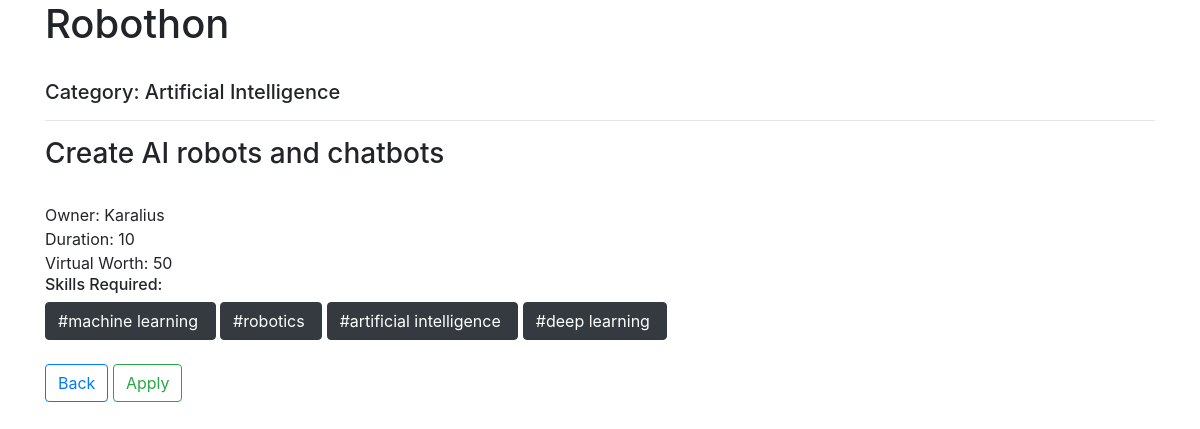
The app's page /view_project/11 (signed in), older data.
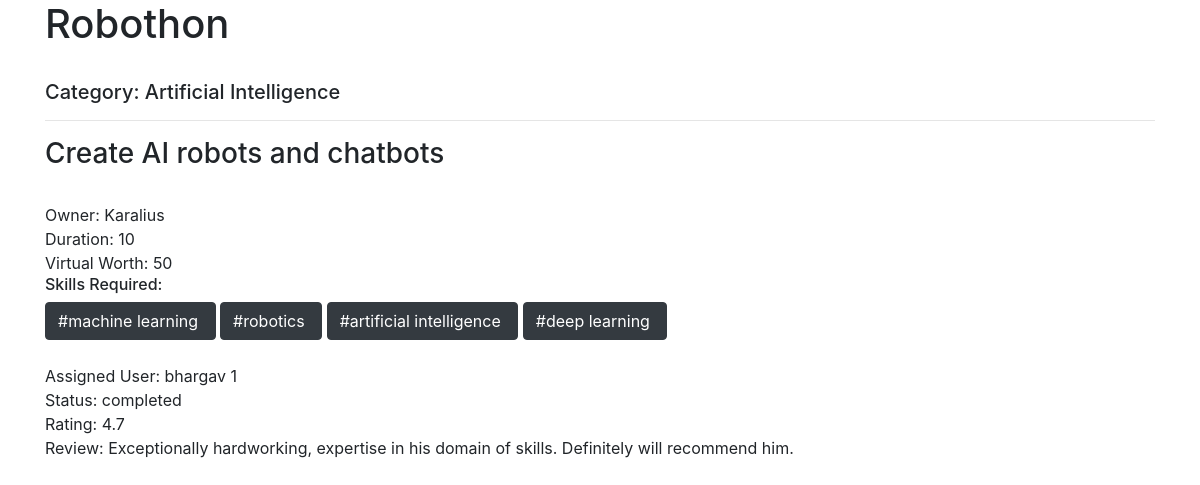
The same page, newer data.
### backend/models.py (models this page shows, shortened)
class Project(models.Model):
    category = models.CharField(max_length=30, blank=True, null=True)
    status = models.CharField(max_length=100, blank=True)
    title = models.CharField(max_length=200,blank=True)
    description = models.TextField(max_length=400,blank=True)
    owner = models.ForeignKey(UserAttribs, on_delete = models.CASCADE, related_name="owner")
    duration = models.IntegerField(blank=True, null=True)
    assigned_user = models.ForeignKey(UserAttribs, on_delete = models.CASCADE, related_name="assigned_user", null=True, blank=True)
    stipend = models.IntegerField(blank=True, null=True)
    applied_users = models.ManyToManyField(UserAttribs,  null=True, blank=True)
    tags_requirement = TaggableManager()
    project_questions = models.OneToOneField(Project_Question,on_delete=models.CASCADE,null=True, blank=True)
    project_rating = models.FloatField(blank=True, default=0)
    review = models.TextField(blank=True)

class UserAttribs(models.Model):
    user = models.OneToOneField(User, on_delete = models.CASCADE)
    worth = models.IntegerField(blank=True, null=True, default='0')
    job_title = models.CharField(max_length=100, blank=True)
    skills = models.CharField(max_length=1000,blank=True)
    phone_number = models.CharField(max_length=12, blank=True)
    mobile_number = models.CharField(max_length=12,blank=True)
    full_name = models.CharField(max_length=30, blank=True)
    address = models.CharField(max_length=100, blank=True)
    website = models.URLField(max_length=100, blank=True)
    github = models.CharField(max_length=200, blank=True)
    twitter = models.CharField(max_length=200, blank=True)
    instagram = models.CharField(max_length=200, blank=True)
    facebook = models.CharField(max_length=200, blank=True)
    user_image = models.ImageField(upload_to="images" ,blank=True)
    assigned_project = models.ManyToManyField('Project', blank=True, null=True)
    def __str__(self):
        return self.user.username

### backend/views.py (the view)
# urls.py: path('view_project/<int:proj_id>',views.view_project, name='view_project'),
def view_project(request, proj_id):
    proj_obj = Project.objects.get(id = proj_id)
    return render(request, 'My Projects/project_info.html', {'project': proj_obj, "curr_user": UserAttribs.objects.get(user=request.user)})

### backend/templatetags/custom_tags.py (called while the page is built)
@register.simple_tag
def check_user( project_id, user, curr_user):
    print()
    print("Users = ", user,"Curr_user = ", curr_user)
    project = Project.objects.get(id=project_id)
    if project.owner.user.username == curr_user.user.username:
        return "owner"
    for user_obj in user.all():
        print(user_obj.user.username, curr_user.user.username)
        if user_obj.user.username == curr_user.user.username:
            print("Matched", user_obj, user)
            return "found"
    return None

### templates/My Projects/project_info.html (shortened to what this page needs)
{% extends "My Projects/project_info_parent.html" %}
{% load custom_tags %}
{% block content %}
{% if not project.assigned_user %}
<form action="{% url 'dashboard' %}" method="post">
       {% check_user project.id project.applied_users.all curr_user as flag %}
       {% if flag == "found" %}
       <a class="btn btn-outline-primary my-2 my-sm-0" href="{% url 'dashboard' %}">Back</a>
       <input class="btn btn-outline-success my-2 my-sm-0" type="submit" value="Applied" disabled>
       {% elif flag == 'owner' %}
       <a class="btn btn-outline-primary my-2 my-sm-0" href="{% url 'dashboard' %}">Back</a>
       <input class="btn btn-outline-success my-2 my-sm-0" type="submit" value="Owned By You" disabled>
       {% else %}
       <a class="btn btn-outline-primary my-2 my-sm-0" href="{% url 'dashboard' %}">Back</a>
       <input class="btn btn-outline-success my-2 my-sm-0" type="submit" value="Apply" >
       {% endif %}
  </form>
  {% else %}
  Assigned User: {{project.assigned_user}}
  <br>
Status: {{project.status}}
<br>
{% ifequal project.status 'completed' %}
  Rating: {{project.project_rating}}
  <br>
  Review: {{project.review}}
  {% endifequal %}
{% endif %}
{% endblock %}

### templates/My Projects/project_info_parent.html (shortened to what this page needs)
<!DOCTYPE html>
{% load custom_tags %}
<html lang="en">
<head>
    <link
    rel="stylesheet"
    href="https://stackpath.bootstrapcdn.com/bootstrap/4.5.2/css/bootstrap.min.css"
  />
</head>
<body>
    <div class="container">
        <h1>{{project.title}}</h1>
        <br>
        <h5>Category: {{project.category|title}}</h5>
        <hr>
        <h3>{{project.description|safe}}</h3>
        <br>
        <span>Owner: {{project.owner}}</span>
        <br>
        <span>Duration: {{project.duration}}</span>
        <br>
        <span>Virtual Worth: {{project.stipend}}</span>
        <br>
        <h6>Skills Required: </h6>
        {% for tag in project.tags_requirement.all %}
          <a href="" class="btn btn-dark">#{{tag}}&nbsp;</a>
          {% endfor %}
          <br>
          <br>
          {% block content %}
          {% endblock %}
    </div>
</body>
</html>

Row changes from the older to the newer data that the page shows:
changed Project "Robothon": assigned_user (not shown) → "bhargav 1"; status (not shown) → "completed"; project_rating (not shown) → "4.7"; review (not shown) → "Exceptionally hardworking, expertise in his domain of skills. Definitely will recommend him."; assigned_user_id empty → 4 (drawn)
Text that changed along with them:
form field value: "Apply" → (not shown)
text no longer shown: "Back"
text now shown: "Assigned User: Status: Rating: Review:"
